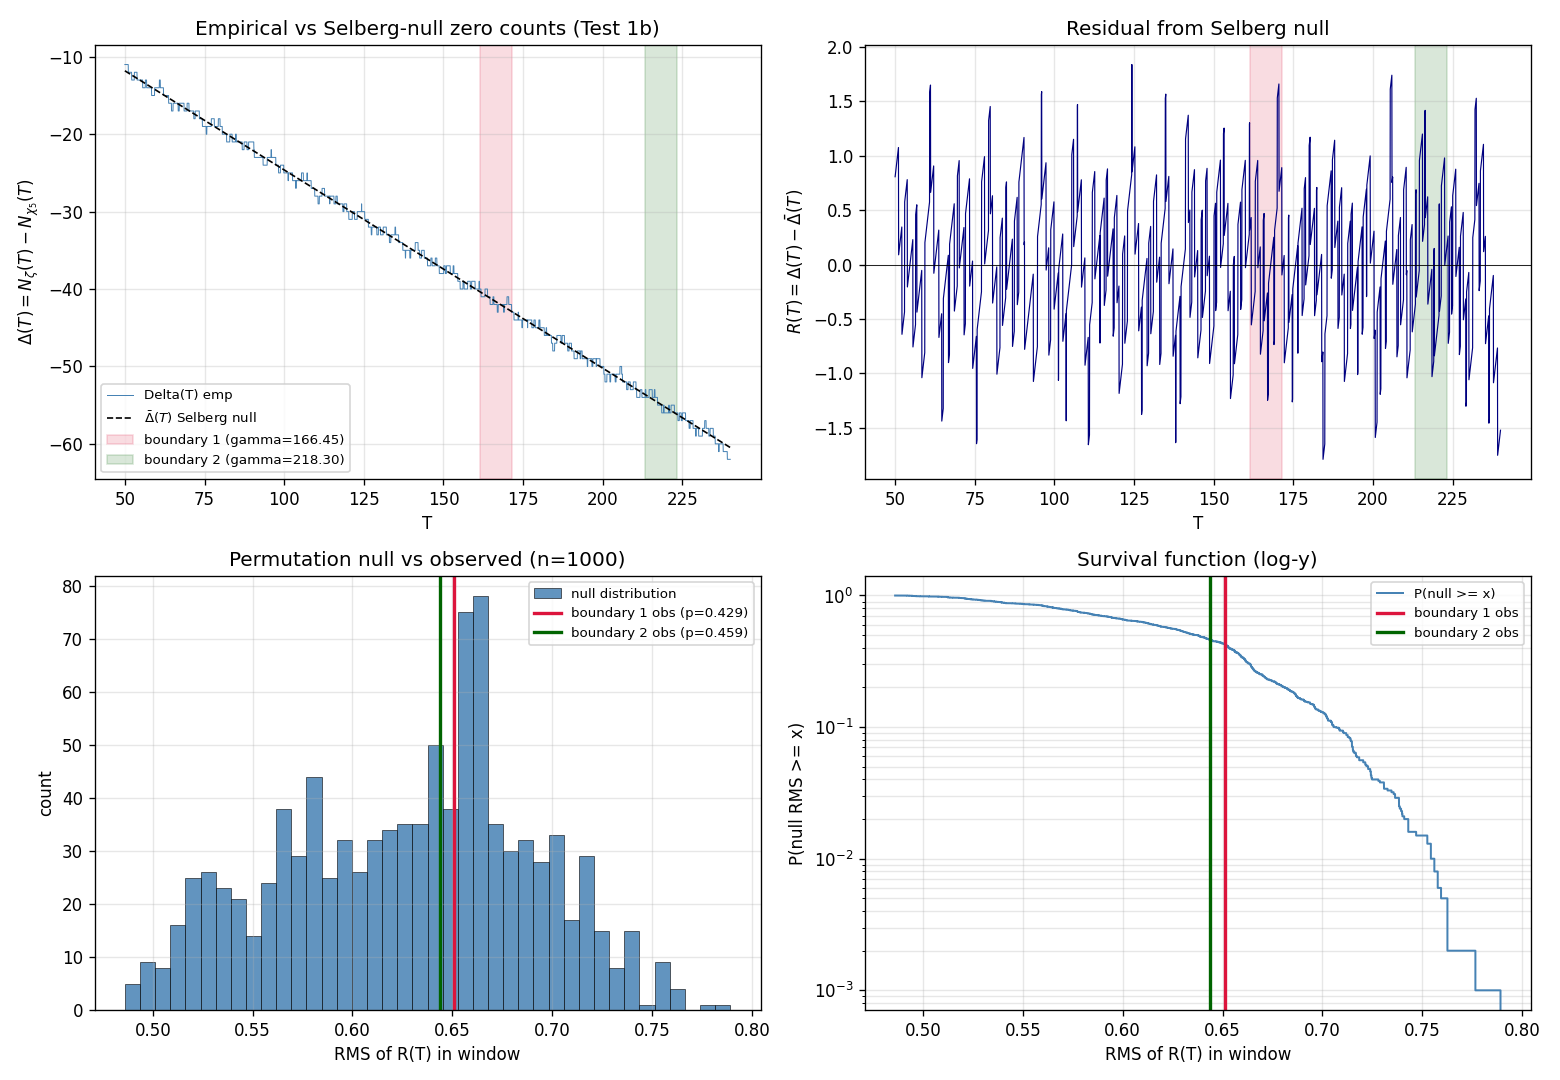

Source code (Python):
# test1b_density_parallel.py - Test 1b, parallel-convention density test
# Bootstrap Universe Programme - Brief 4 May 2026 (CinC), Test 1b of 1 in
# the parallel-convention arc.
#
# This is an INDEPENDENT pre-registered test. NOT a re-run of Test 1, NOT
# a continuation. Hypothesis is the second of two defensible heuristic
# conventions linking digit-gap scale 10^d to zero-height test windows.
# Pre-registration locked in pre_registration.md (committed at the same
# git timestamp as this file, before this script is run).
#
# UTILITY IMPORTS - declared explicitly per CinC's audit-by-inspection
# requirement. The shared functions are the implementations of the lemmas
# (Pattern 34 separation of concerns); locked-parameters block at the top
# of this file is what's pre-registered, NOT the utilities.
#
#   from zeros_data:
#       Delta_smooth(T)               -- Selberg null (DERIVED, audited)
#       N_zeta_smooth, N_chi5_smooth  -- component formulas
#       DEFAULT_DPS                   -- precision constant
#
#   from test1_density:
#       empirical_count(zeros, T)               -- bisect-based N(T)
#       evaluate_R(T, zeta, lchi5)              -- residual at T (unused
#                                                  here; we vectorise)
#       rms_in_window(R_grid, T_grid, lo, hi)   -- windowed RMS
#       random_window_in_control(rng, w, regions) -- permutation sampler
#                                                    (window-fits-inside)
#
# A future reviewer can inspect zeros_data.py and test1_density.py to
# verify these functions match Test 1's. The pre-registered constants
# in this file are independent.
#
# CACHE: reads from lchi5_zeros_dps30_n180.csv (n=166 actual zeros from
# Stage 1 coverage extension, gamma_max = 244.36). Does NOT modify or
# read from the n=150 cache committed for Test 1.

import json
import sys
from pathlib import Path

import numpy as np
import matplotlib
matplotlib.use("Agg")
import matplotlib.pyplot as plt

import mpmath
from mpmath import mp, mpf

# Import shared utilities. Path setup so this script can be run directly.
_TEST1B_DIR = Path(__file__).resolve().parent
_RDGT_DIR = _TEST1B_DIR.parent
sys.path.insert(0, str(_RDGT_DIR))
from zeros_data import (
    Delta_smooth,
    N_zeta_smooth,
    N_chi5_smooth,
    DEFAULT_DPS,
)
from test1_density import (
    empirical_count,
    rms_in_window,
    random_window_in_control,
)

# ----------------------------------------------------------------------
# PRE-REGISTERED CONSTANTS - frozen at commit time. Source of truth is
# pre_registration.md (same commit as this file). Any change here
# invalidates the test.
# ----------------------------------------------------------------------

# Resonance-period convention: gamma_d = 2*pi * d / ln(10).
# d=61 -> gamma ~ 166.4524; d=80 -> gamma ~ 218.2982.
BOUNDARY_1 = (161.4524, 171.4524)
BOUNDARY_2 = (213.2982, 223.2982)
WINDOW_WIDTH = BOUNDARY_1[1] - BOUNDARY_1[0]   # = 10.0

# Control regions (post-Stage-1: gamma_max=244.36, C4 valid).
CONTROL_REGIONS = [
    (55.0, 130.0),               # C1
    (150.0, 161.4524),           # C2 - fits one width-10 window
    (189.0, 213.2982),           # C3 - fits two non-overlapping windows
    (223.2982, 239.3594),        # C4 - upper = gamma_max - 5
]

N_PERMUTATIONS = 1000
SEED = 2 * 137 + 42              # = 316; trial=2 in framework seed scheme
T_GRID_STEP = 0.05
T_GRID_MIN = 50.0
T_GRID_MAX = 240.0               # below gamma_max (244.36) by safety margin

# Cache for L(chi_5) zeros - the n=180 file from Stage 1.
LCHI5_CSV = _RDGT_DIR / "zeros_cache" / "lchi5_zeros_dps30_n180.csv"
ZETA_CSV  = _RDGT_DIR / "zeros_cache" / "riemann_zeros_dps30_n100.csv"

OUT_DIR = _TEST1B_DIR


# ----------------------------------------------------------------------
# Helpers (custom CSV loader; everything else imported from above).
# ----------------------------------------------------------------------

def load_zeros_csv(path):
    import csv
    zeros = []
    with open(path, "r", newline="") as f:
        reader = csv.DictReader(f)
        for row in reader:
            zeros.append(mpf(row["gamma"]))
    return zeros


# ----------------------------------------------------------------------
# Main
# ----------------------------------------------------------------------

def main():
    mp.dps = DEFAULT_DPS + 5

    print("test1b_density_parallel - Riemann x digit-gap, resonance-period convention")
    print("=" * 78)
    print("Convention: gamma_d = 2*pi * d / ln(10)")
    print("  d=61 -> gamma ~ 166.4524   window [%g, %g]" % BOUNDARY_1)
    print("  d=80 -> gamma ~ 218.2982   window [%g, %g]" % BOUNDARY_2)
    print()
    print("Control regions: %s" % CONTROL_REGIONS)
    print("Permutations: %d, seed = %d (trial 2 in framework seed scheme)"
          % (N_PERMUTATIONS, SEED))
    print()

    # ---- Load zeros ----------------------------------------------------
    print("Loading zero data...")
    if not ZETA_CSV.exists() or not LCHI5_CSV.exists():
        print("  ERROR: cache files not found. Run Stage 1 (extend_lchi5_sweep.py)"
              " and zeros_data.py self-test first.")
        return 2
    zeta_zeros  = load_zeros_csv(ZETA_CSV)
    lchi5_zeros = load_zeros_csv(LCHI5_CSV)
    zeta_floats  = np.sort(np.array([float(z) for z in zeta_zeros]))
    lchi5_floats = np.sort(np.array([float(z) for z in lchi5_zeros]))
    print("  zeta zeros:    n=%d, max gamma=%.4f"
          % (len(zeta_floats), zeta_floats[-1]))
    print("  L(chi_5) zeros: n=%d, max gamma=%.4f"
          % (len(lchi5_floats), lchi5_floats[-1]))
    print()

    # ---- Compute R(T) on the analysis grid -----------------------------
    print("Computing R(T) on grid step=%g over [%g, %g]..."
          % (T_GRID_STEP, T_GRID_MIN, T_GRID_MAX))
    T_grid = np.arange(T_GRID_MIN, T_GRID_MAX + T_GRID_STEP / 2, T_GRID_STEP)
    Delta_emp = (np.searchsorted(zeta_floats, T_grid, side="right")
                 - np.searchsorted(lchi5_floats, T_grid, side="right")).astype(float)
    Delta_smooth_grid = np.array([float(Delta_smooth(t)) for t in T_grid])
    R_grid = Delta_emp - Delta_smooth_grid
    print("  R range: [%.3f, %.3f], mean=%.4f, std=%.4f"
          % (R_grid.min(), R_grid.max(), R_grid.mean(), R_grid.std()))
    print()

    # ---- Observed RMS in each boundary window --------------------------
    rms_obs1 = rms_in_window(R_grid, T_grid, *BOUNDARY_1)
    rms_obs2 = rms_in_window(R_grid, T_grid, *BOUNDARY_2)
    print("Observed RMS:")
    print("  boundary 1 [%g, %g]:  %.4f" % (*BOUNDARY_1, rms_obs1))
    print("  boundary 2 [%g, %g]:  %.4f" % (*BOUNDARY_2, rms_obs2))
    print()

    # ---- Permutation null ----------------------------------------------
    import random
    print("Running %d-permutation null on control region..." % N_PERMUTATIONS)
    rng = random.Random(SEED)
    null_rms = []
    for i in range(N_PERMUTATIONS):
        a, b = random_window_in_control(rng, WINDOW_WIDTH, CONTROL_REGIONS)
        null_rms.append(rms_in_window(R_grid, T_grid, a, b))
    null_rms = np.array(null_rms)
    print("  null RMS distribution: mean=%.4f, median=%.4f, std=%.4f, max=%.4f"
          % (null_rms.mean(), np.median(null_rms),
             null_rms.std(), null_rms.max()))
    print()

    # ---- Empirical p-values -------------------------------------------
    p_emp1 = float((null_rms >= rms_obs1).sum() + 1) / (N_PERMUTATIONS + 1)
    p_emp2 = float((null_rms >= rms_obs2).sum() + 1) / (N_PERMUTATIONS + 1)
    print("Empirical p-values (one-sided, RMS_null >= RMS_obs):")
    print("  boundary 1: p = %.4f   %s"
          % (p_emp1, "PASS" if p_emp1 < 0.05 else "fail"))
    print("  boundary 2: p = %.4f   %s"
          % (p_emp2, "PASS" if p_emp2 < 0.05 else "fail"))
    print()

    overall_pass = (p_emp1 < 0.05) and (p_emp2 < 0.05)
    verdict = "PASS" if overall_pass else "FAIL"
    print("=" * 78)
    print("Test 1b verdict: %s" % verdict)

    # Map to the four pre-registered outcome interpretations.
    if p_emp1 < 0.05 and p_emp2 < 0.05:
        outcome = "B"
        outcome_label = ("Both boundaries pass - resonance-period convention "
                         "shows predicted signature.")
    elif p_emp1 >= 0.05 and p_emp2 >= 0.05:
        outcome = "A"
        outcome_label = ("Both boundaries fail - density-transition framing "
                         "null at BOTH conventions tested.")
    else:
        outcome = "C"
        outcome_label = ("Asymmetric - one passes, one fails. Reports "
                         "honestly per pre-reg; no third-convention test.")
    if (0.05 <= p_emp1 < 0.15) or (0.05 <= p_emp2 < 0.15):
        outcome += " (with marginal flag D)"
        outcome_label += (
            " WARNING: at least one p in marginal band [0.05, 0.15) - "
            "treat as null per pre-reg."
        )
    print("Pre-registered outcome interpretation: %s" % outcome)
    print("  -> %s" % outcome_label)

    if not overall_pass:
        print()
        print("(Per brief discipline: this is the only test in the parallel-")
        print(" convention arc. No third-convention test launched.)")

    # ---- Outputs --------------------------------------------------------
    json_path = OUT_DIR / "test1b_density_parallel_results.json"
    plot_path = OUT_DIR / "test1b_density_parallel.png"

    results = {
        "version": "v1.0",
        "preregistration_doc": "pre_registration.md",
        "preregistration": {
            "convention": "gamma_d = 2*pi * d / ln(10)",
            "boundary_1": list(BOUNDARY_1),
            "boundary_2": list(BOUNDARY_2),
            "window_width": WINDOW_WIDTH,
            "control_regions": [list(r) for r in CONTROL_REGIONS],
            "n_permutations": N_PERMUTATIONS,
            "seed": SEED,
            "T_grid_step": T_GRID_STEP,
            "selberg_null_formula": "Delta_smooth(T) = -(T/2pi)*log(5) + 1",
        },
        "data": {
            "n_zeta_zeros": int(len(zeta_floats)),
            "n_lchi5_zeros": int(len(lchi5_floats)),
            "zeta_max_gamma": float(zeta_floats[-1]),
            "lchi5_max_gamma": float(lchi5_floats[-1]),
        },
        "observed": {
            "rms_boundary_1": rms_obs1,
            "rms_boundary_2": rms_obs2,
        },
        "null": {
            "rms_mean": float(null_rms.mean()),
            "rms_median": float(np.median(null_rms)),
            "rms_std": float(null_rms.std()),
            "rms_max": float(null_rms.max()),
            "rms_quantiles": {
                "0.50": float(np.quantile(null_rms, 0.50)),
                "0.90": float(np.quantile(null_rms, 0.90)),
                "0.95": float(np.quantile(null_rms, 0.95)),
                "0.99": float(np.quantile(null_rms, 0.99)),
            },
        },
        "p_values": {
            "boundary_1": p_emp1,
            "boundary_2": p_emp2,
            "convention": ("one-sided (RMS_null >= RMS_obs); "
                           "(count + 1) / (N + 1) Laplace correction"),
        },
        "verdict": verdict,
        "pre_registered_outcome": outcome,
        "pass_criterion": "p_emp(1) < 0.05 AND p_emp(2) < 0.05",
    }
    with open(json_path, "w") as f:
        json.dump(results, f, indent=2)
    print("JSON written: %s" % json_path)

    # ---- Plot -----------------------------------------------------------
    fig, axes = plt.subplots(2, 2, figsize=(13, 9))

    ax = axes[0, 0]
    ax.plot(T_grid, Delta_emp, lw=0.6, color="steelblue", label="Delta(T) emp")
    ax.plot(T_grid, Delta_smooth_grid, "--", color="black", lw=1.0,
            label=r"$\bar\Delta(T)$ Selberg null")
    ax.axvspan(*BOUNDARY_1, alpha=0.15, color="crimson", label="boundary 1 (gamma=166.45)")
    ax.axvspan(*BOUNDARY_2, alpha=0.15, color="darkgreen", label="boundary 2 (gamma=218.30)")
    ax.set_xlabel("T")
    ax.set_ylabel(r"$\Delta(T) = N_\zeta(T) - N_{\chi_5}(T)$")
    ax.set_title("Empirical vs Selberg-null zero counts (Test 1b)")
    ax.legend(loc="lower left", fontsize=8)
    ax.grid(True, alpha=0.3)

    ax = axes[0, 1]
    ax.plot(T_grid, R_grid, lw=0.7, color="navy")
    ax.axvspan(*BOUNDARY_1, alpha=0.15, color="crimson")
    ax.axvspan(*BOUNDARY_2, alpha=0.15, color="darkgreen")
    ax.axhline(0, color="black", lw=0.5)
    ax.set_xlabel("T")
    ax.set_ylabel(r"$R(T) = \Delta(T) - \bar\Delta(T)$")
    ax.set_title("Residual from Selberg null")
    ax.grid(True, alpha=0.3)

    ax = axes[1, 0]
    ax.hist(null_rms, bins=40, color="steelblue", edgecolor="black",
            linewidth=0.4, alpha=0.85, label="null distribution")
    ax.axvline(rms_obs1, color="crimson", lw=2,
               label="boundary 1 obs (p=%.3f)" % p_emp1)
    ax.axvline(rms_obs2, color="darkgreen", lw=2,
               label="boundary 2 obs (p=%.3f)" % p_emp2)
    ax.set_xlabel("RMS of R(T) in window")
    ax.set_ylabel("count")
    ax.set_title("Permutation null vs observed (n=%d)" % N_PERMUTATIONS)
    ax.legend(fontsize=8, loc="upper right")
    ax.grid(True, alpha=0.3)

    ax = axes[1, 1]
    sorted_null = np.sort(null_rms)
    cdf = np.arange(1, len(sorted_null) + 1) / len(sorted_null)
    ax.plot(sorted_null, 1 - cdf, drawstyle="steps-post",
            color="steelblue", lw=1.2, label="P(null >= x)")
    ax.axvline(rms_obs1, color="crimson", lw=2, label="boundary 1 obs")
    ax.axvline(rms_obs2, color="darkgreen", lw=2, label="boundary 2 obs")
    ax.set_yscale("log")
    ax.set_xlabel("RMS of R(T) in window")
    ax.set_ylabel("P(null RMS >= x)")
    ax.set_title("Survival function (log-y)")
    ax.legend(fontsize=8, loc="upper right")
    ax.grid(True, alpha=0.3, which="both")

    plt.tight_layout()
    plt.savefig(plot_path, dpi=120)
    plt.close()
    print("Plot written: %s" % plot_path)

    return 0 if overall_pass else 1


if __name__ == "__main__":
    sys.exit(main())
